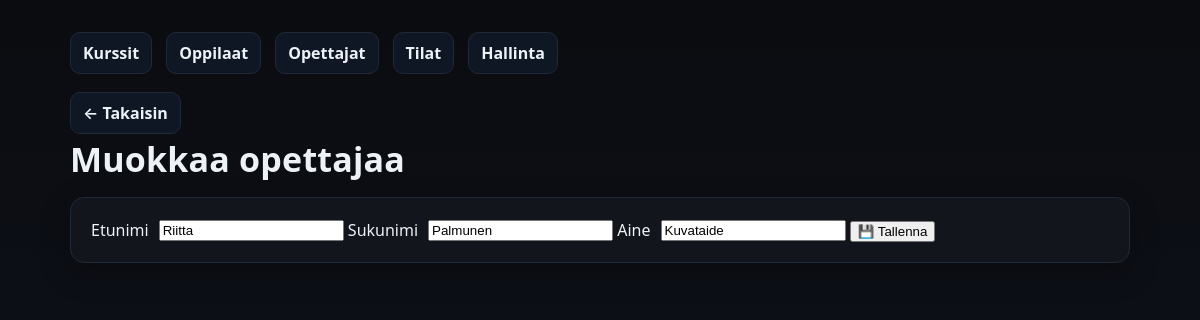
/kurssienhallinta/add_edit_opettaja.php?id=6, run on the app's committed database.
### tables this page shows
CREATE TABLE `opettajat` (
  `opettaja_id` int(11) NOT NULL,
  `etunimi` varchar(50) NOT NULL,
  `sukunimi` varchar(50) NOT NULL,
  `aine` varchar(100) NOT NULL
);

### kurssienhallinta/add_edit_opettaja.php (the view, shortened to what this page needs)
<?php
$pdo = getPDO();
$opettaja = [
  'opettaja_id' => null,
  'etunimi' => '',
  'sukunimi' => '',
  'aine' => ''
];
if (isset($_GET['id'])) {
    $stmt = $pdo->prepare("SELECT * FROM opettajat WHERE opettaja_id=?");
    $stmt->execute([$_GET['id']]);
    $opettaja = $stmt->fetch() ?: $opettaja;
}
?>
<!doctype html>
<html lang="fi">
<head>
  <link rel="stylesheet" href="styles.css">
</head>
<body>
  <div class="container">
    <div class="nav">
      <a href="index.php">Kurssit</a>
      <a href="oppilaat.php">Oppilaat</a>
      <a href="opettajat.php" class="active">Opettajat</a>
      <a href="tilat.php">Tilat</a>
      <a href="admin.php">Hallinta</a>
    </div>
    <a href="opettajat.php" class="back">← Takaisin</a>
    <h1 class="page-title">
      <?= $opettaja['opettaja_id'] ? 'Muokkaa opettajaa' : 'Lisää uusi opettaja' ?>
    </h1>
    <form method="post" class="card form">
      <label>Etunimi
        <input type="text" name="etunimi" value="<?= htmlspecialchars($opettaja['etunimi']) ?>" required>
      </label>
      <label>Sukunimi
        <input type="text" name="sukunimi" value="<?= htmlspecialchars($opettaja['sukunimi']) ?>" required>
      </label>
      <label>Aine
        <input type="text" name="aine" value="<?= htmlspecialchars($opettaja['aine']) ?>" required>
      </label>
      <button class="button">💾 Tallenna</button>
    </form>
  </div>
</body>
</html>

### kurssienhallinta/styles.css (style rules this page uses)
:root { --bg:#0b0c10; --card:#12151b; --muted:#98a2b3; --text:#edf2f7; --accent:#6ea8fe; --danger:#ef4444; --border:#1f2937; }
* { box-sizing:border-box }
html,body { height:100% }
body { margin:0; font:16px/1.5 system-ui,-apple-system,Segoe UI,Roboto,Ubuntu,'Helvetica Neue',Arial; background:linear-gradient(180deg,#0b0c10 0%, #0f1420 100%); color:var(--text); }
.container { max-width:1100px;margin:32px auto;padding:0 20px }
.card { background:var(--card); border:1px solid var(--border); border-radius:14px; padding:20px; box-shadow:0 10px 30px rgba(0,0,0,.25); }
.page-title { margin:0 0 12px; font-size:clamp(24px,3.2vw,34px); letter-spacing:.2px; }
.nav { display:flex;gap:14px;flex-wrap:wrap;margin:0 0 18px }
.nav a,.back { color:var(--text); text-decoration:none; background:#0f1724; border:1px solid var(--border); padding:8px 12px;border-radius:10px; transition:all .15s ease; }
.back { display:inline-flex;align-items:center;gap:8px }
label { display:inline-flex;gap:10px;align-items:center }
a { color: #7dd3fc; text-decoration: none; font-weight: 600; transition: color .15s ease; }

### data on the page
opettajat: etunimi "Riitta", sukunimi "Palmunen", aine "Kuvataide"
